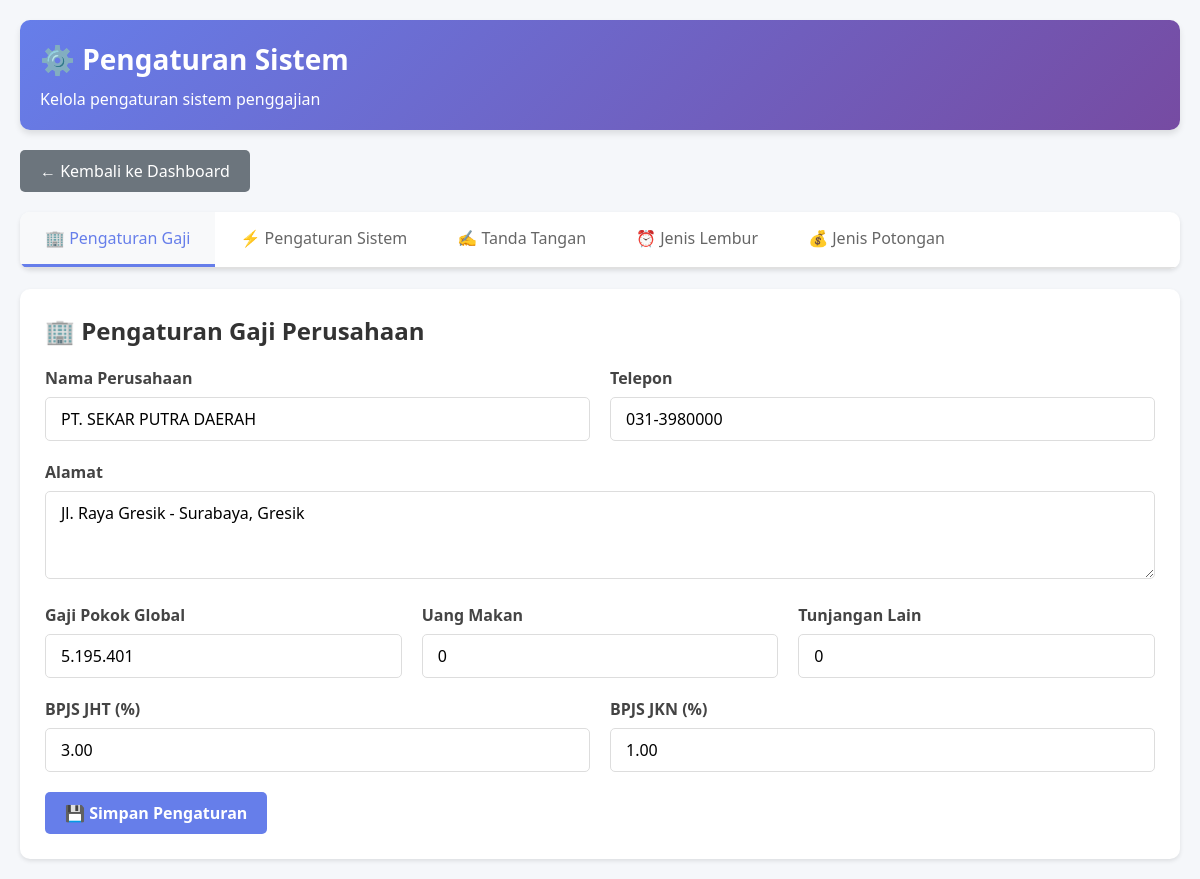
/pengaturan.php (signed in), run on the app's committed database.
### tables this page shows
CREATE TABLE `pengaturan_gaji` (
  `id` int NOT NULL,
  `nama_perusahaan` varchar(100) DEFAULT 'PT. SEKAR PUTRA DAERAH',
  `alamat` text,
  `telepon` varchar(20) DEFAULT NULL,
  `gaji_pokok_global` decimal(15,2) DEFAULT '0.00',
  `bpjs_jht_percent` decimal(5,2) DEFAULT '3.00',
  `bpjs_jkn_percent` decimal(5,2) DEFAULT '1.00',
  `uang_makan` decimal(15,2) DEFAULT '0.00',
  `tunjangan_lain` decimal(15,2) DEFAULT '0.00',
  `created_at` timestamp NULL DEFAULT CURRENT_TIMESTAMP,
  `updated_at` timestamp NULL DEFAULT CURRENT_TIMESTAMP ON UPDATE CURRENT_TIMESTAMP
);

### pengaturan.php (the view, shortened to what this page needs)
<?php
$host = 'localhost';
$dbname = 'sistem_penggajian';
$username = 'root';
$password = '';
try {
    $pdo = new PDO("mysql:host=$host;dbname=$dbname;charset=utf8", $username, $password);
    $pdo->setAttribute(PDO::ATTR_ERRMODE, PDO::ERRMODE_EXCEPTION);
} catch (PDOException $e) {
    die("Koneksi database gagal: " . $e->getMessage());
}
$current_tab = isset($_GET['tab']) ? $_GET['tab'] : 'gaji';
function getSettings($pdo, $table) {
    try {
        $stmt = $pdo->query("SELECT * FROM $table LIMIT 1");
        return $stmt->fetch(PDO::FETCH_ASSOC) ?: [];
    } catch (PDOException $e) {
        return [];
    }
}
$pengaturan_gaji = getSettings($pdo, 'pengaturan_gaji');
function formatRupiah($angka) {
    return number_format($angka, 0, ',', '.');
}
?>
<!DOCTYPE html>
<html lang="id">
<head>
</head>
<body>
    <div class="container">
        <div class="header">
            <h1>⚙️ Pengaturan Sistem</h1>
            <p>Kelola pengaturan sistem penggajian</p>
        </div>
        <a href="dashboard.php" class="back-btn">← Kembali ke Dashboard</a>
        <div class="nav">
            <div class="nav-tabs">
                <button class="nav-tab <?php echo $current_tab == 'gaji' ? 'active' : ''; ?>"
                        onclick="switchTab('gaji')">🏢 Pengaturan Gaji</button>
                <button class="nav-tab <?php echo $current_tab == 'sistem' ? 'active' : ''; ?>"
                        onclick="switchTab('sistem')">⚡ Pengaturan Sistem</button>
                <button class="nav-tab <?php echo $current_tab == 'ttd' ? 'active' : ''; ?>"
                        onclick="switchTab('ttd')">✍️ Tanda Tangan</button>
                <button class="nav-tab <?php echo $current_tab == 'lembur' ? 'active' : ''; ?>"
                        onclick="switchTab('lembur')">⏰ Jenis Lembur</button>
                <button class="nav-tab <?php echo $current_tab == 'potongan' ? 'active' : ''; ?>"
                        onclick="switchTab('potongan')">💰 Jenis Potongan</button>
            </div>
        </div>
        <div id="tab-gaji" class="tab-content <?php echo $current_tab == 'gaji' ? 'active' : ''; ?>">
            <h2 style="margin-bottom: 20px;">🏢 Pengaturan Gaji Perusahaan</h2>
            <form method="POST" action="">
                <div class="form-row">
                    <div class="form-group">
                        <label for="nama_perusahaan">Nama Perusahaan</label>
                        <input type="text" id="nama_perusahaan" name="nama_perusahaan"
                               class="form-control" value="<?php echo htmlspecialchars($pengaturan_gaji['nama_perusahaan'] ?? ''); ?>">
                    </div>
                    <div class="form-group">
                        <label for="telepon">Telepon</label>
                        <input type="text" id="telepon" name="telepon"
                               class="form-control" value="<?php echo htmlspecialchars($pengaturan_gaji['telepon'] ?? ''); ?>">
                    </div>
                </div>
                <div class="form-group">
                    <label for="alamat">Alamat</label>
                    <textarea id="alamat" name="alamat" class="form-control" rows="3"><?php echo htmlspecialchars($pengaturan_gaji['alamat'] ?? ''); ?></textarea>
                </div>
                <div class="form-row">
                    <div class="form-group">
                        <label for="gaji_pokok_global">Gaji Pokok Global</label>
                        <input type="text" id="gaji_pokok_global" name="gaji_pokok_global"
                               class="form-control" value="<?php echo formatRupiah($pengaturan_gaji['gaji_pokok_global'] ?? 0); ?>">
                    </div>
                    <div class="form-group">
                        <label for="uang_makan">Uang Makan</label>
                        <input type="text" id="uang_makan" name="uang_makan"
                               class="form-control" value="<?php echo formatRupiah($pengaturan_gaji['uang_makan'] ?? 0); ?>">
                    </div>
                    <div class="form-group">
                        <label for="tunjangan_lain">Tunjangan Lain</label>
                        <input type="text" id="tunjangan_lain" name="tunjangan_lain"
                               class="form-control" value="<?php echo formatRupiah($pengaturan_gaji['tunjangan_lain'] ?? 0); ?>">
                    </div>
                </div>
                <div class="form-row">
                    <div class="form-group">
                        <label for="bpjs_jht_percent">BPJS JHT (%)</label>
                        <input type="number" step="0.01" id="bpjs_jht_percent" name="bpjs_jht_percent"
                               class="form-control" value="<?php echo htmlspecialchars($pengaturan_gaji['bpjs_jht_percent'] ?? '3.00'); ?>">
                    </div>
                    <div class="form-group">
                        <label for="bpjs_jkn_percent">BPJS JKN (%)</label>
                        <input type="number" step="0.01" id="bpjs_jkn_percent" name="bpjs_jkn_percent"
                               class="form-control" value="<?php echo htmlspecialchars($pengaturan_gaji['bpjs_jkn_percent'] ?? '1.00'); ?>">
                    </div>
                </div>
                <button type="submit" name="save_gaji" class="btn btn-primary">💾 Simpan Pengaturan</button>
            </form>
        </div>
    </div>
</body>
</html>

### pengaturan.php (style rules this page uses)
* { margin: 0; padding: 0; box-sizing: border-box; font-family: 'Segoe UI', Tahoma, Geneva, Verdana, sans-serif; }
body { background-color: #f5f7fa; color: #333; }
.container { max-width: 1200px; margin: 0 auto; padding: 20px; }
.header { background: linear-gradient(135deg, #667eea 0%, #764ba2 100%); color: white; padding: 20px; border-radius: 10px; margin-bottom: 20px; box-shadow: 0 4px 6px rgba(0, 0, 0, 0.1); }
.header h1 { font-size: 28px; margin-bottom: 10px; }
.nav { background-color: white; border-radius: 10px; margin-bottom: 20px; box-shadow: 0 2px 4px rgba(0, 0, 0, 0.1); overflow: hidden; }
.nav-tabs { display: flex; flex-wrap: wrap; border-bottom: 2px solid #e0e0e0; }
.nav-tab { padding: 15px 25px; cursor: pointer; background: none; border: none; font-size: 16px; color: #666; transition: all 0.3s; border-bottom: 3px solid transparent; }
.nav-tab.active { color: #667eea; border-bottom: 3px solid #667eea; background-color: #f8f9fa; }
.tab-content { display: none; background-color: white; padding: 25px; border-radius: 10px; box-shadow: 0 2px 4px rgba(0, 0, 0, 0.1); animation: fadeIn 0.5s; }
.tab-content.active { display: block; }
.form-group { margin-bottom: 20px; }
.form-group label { display: block; margin-bottom: 8px; font-weight: 600; color: #444; }
.form-control { width: 100%; padding: 10px 15px; border: 1px solid #ddd; border-radius: 5px; font-size: 16px; transition: border 0.3s; }
.form-row { display: grid; grid-template-columns: repeat(auto-fit, minmax(250px, 1fr)); gap: 20px; }
.btn { padding: 10px 20px; border: none; border-radius: 5px; font-size: 16px; cursor: pointer; transition: all 0.3s; font-weight: 600; }
.btn-primary { background-color: #667eea; color: white; }
.back-btn { display: inline-block; padding: 10px 20px; background-color: #6c757d; color: white; text-decoration: none; border-radius: 5px; margin-bottom: 20px; }

### data on the page
pengaturan_gaji: nama_perusahaan "PT. SEKAR PUTRA DAERAH", telepon "031-3980000", alamat "Jl. Raya Gresik - Surabaya, Gresik", gaji_pokok_global "5.195.401", uang_makan "0", tunjangan_lain "0", bpjs_jht_percent "3.00", bpjs_jkn_percent "1.00"
